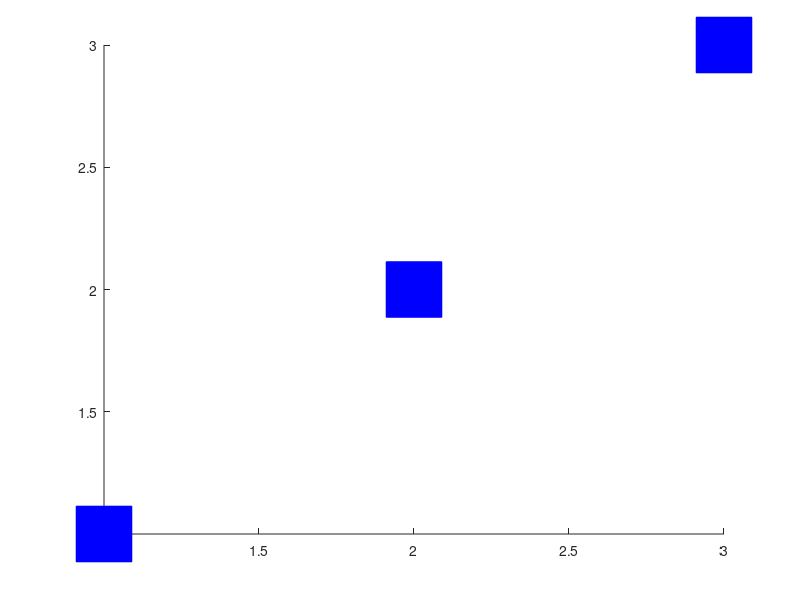

Reproduce this figure in MATLAB.
clear
clc

fig_num = 0;

fig_num = fig_num + 1;
figure(fig_num)
clf
hold on

MarkerSize = 40;
dark_blue = [0, 0, 255]/255;
color = dark_blue;

x = [1, 2, 3];
y = [1, 2, 3];

plot(x, y, 's', 'MarkerSize', MarkerSize, 'MarkerEdgeColor', color, 'MarkerFaceColor', color)




